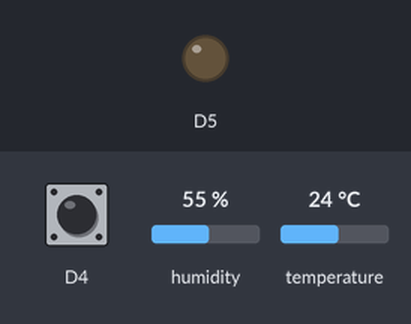
Simulated run of this sketch. Board: ESP8266 (NodeMCU). Parts: output pins drawn as LEDs (lit = HIGH). The inputs (shaded band) are chosen by the test bench; at power-on: D4 HIGH, humidity 55 %, temperature 24 °C. WiFi joins after 1.5 s; servers stay silent unless stated.

Above: at 1.9 s.
At 2.4 s:
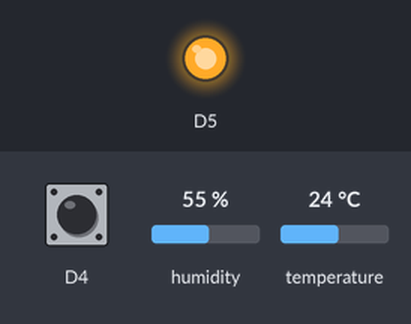
Timing chart, 0 to 3.9 s (numbered marks = the images above):
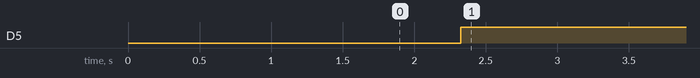

Measured:
- by itself, D5: LOW → HIGH at 2.3 s

The sketch:

Ambulance.ino
```cpp
/*
http://188.166.206.43/385db1421517459ca6dc92390b87a715/update/D2?value=0  : Led On
http://188.166.206.43/385db1421517459ca6dc92390b87a715/update/D2?value=1  : Led Off
http://188.166.206.43/385db1421517459ca6dc92390b87a715/update/D13?value=1 : Fan On
http://188.166.206.43/385db1421517459ca6dc92390b87a715/update/D13?value=0 : Fan OFf
 */

#define BLYNK_PRINT Serial
#include <ESP8266WiFi.h>
#include <BlynkSimpleEsp8266.h>

#include "DHT.h"
#define DHTPIN D2
#define DHTTYPE DHT11

char auth[] = "385db1421517459ca6dc92390b87a715";
char ssid[] = "Squad";
char pass[] = "12345678";

DHT dht(DHTPIN, DHTTYPE);
WidgetLCD lcd(V1);
int a,b;
void setup()
{
  Blynk.begin(auth, ssid, pass);
  dht.begin();
  pinMode(D4,INPUT);
  pinMode(D5,OUTPUT);
}

void loop()
{
  Blynk.run();
  b=digitalRead(D4);
  float t = dht.readTemperature();
  lcd.clear();
  lcd.print(0,0,"Temp:");
  lcd.print(5,0,t);
  delay(500);
  if(b==0)
  {
    digitalWrite(D5,0);
    lcd.clear();
    lcd.print(0,0,"WAY CLEAR");
    delay(1000);
  }
  else
  {
    digitalWrite(D5,1);
  }

}
```
